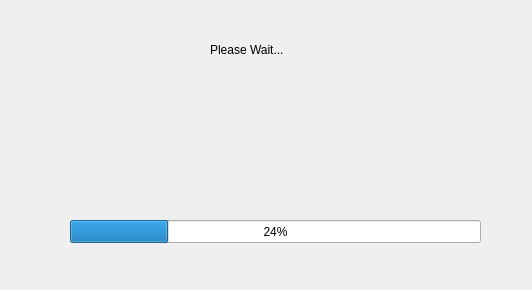
<?xml version="1.0" encoding="UTF-8"?>
<ui version="4.0">
 <class>Form</class>
 <widget class="QWidget" name="Form">
  <property name="geometry">
   <rect>
    <x>0</x>
    <y>0</y>
    <width>532</width>
    <height>290</height>
   </rect>
  </property>
  <property name="windowTitle">
   <string>Form</string>
  </property>
  <widget class="QLabel" name="label">
   <property name="geometry">
    <rect>
     <x>210</x>
     <y>40</y>
     <width>111</width>
     <height>20</height>
    </rect>
   </property>
   <property name="styleSheet">
    <string notr="true">font: 11pt &quot;MS Reference Sans Serif&quot;;</string>
   </property>
   <property name="text">
    <string>Please Wait...</string>
   </property>
  </widget>
  <widget class="QProgressBar" name="progressBar">
   <property name="geometry">
    <rect>
     <x>70</x>
     <y>220</y>
     <width>411</width>
     <height>23</height>
    </rect>
   </property>
   <property name="value">
    <number>24</number>
   </property>
  </widget>
  <widget class="QLabel" name="label_2">
   <property name="geometry">
    <rect>
     <x>70</x>
     <y>90</y>
     <width>371</width>
     <height>121</height>
    </rect>
   </property>
   <property name="styleSheet">
    <string notr="true">font: 75 9pt &quot;MS Shell Dlg 2&quot;;
color:rgb(0, 0, 127);</string>
   </property>
   <property name="text">
    <string/>
   </property>
   <property name="alignment">
    <set>Qt::AlignCenter</set>
   </property>
  </widget>
 </widget>
 <resources/>
 <connections/>
</ui>
